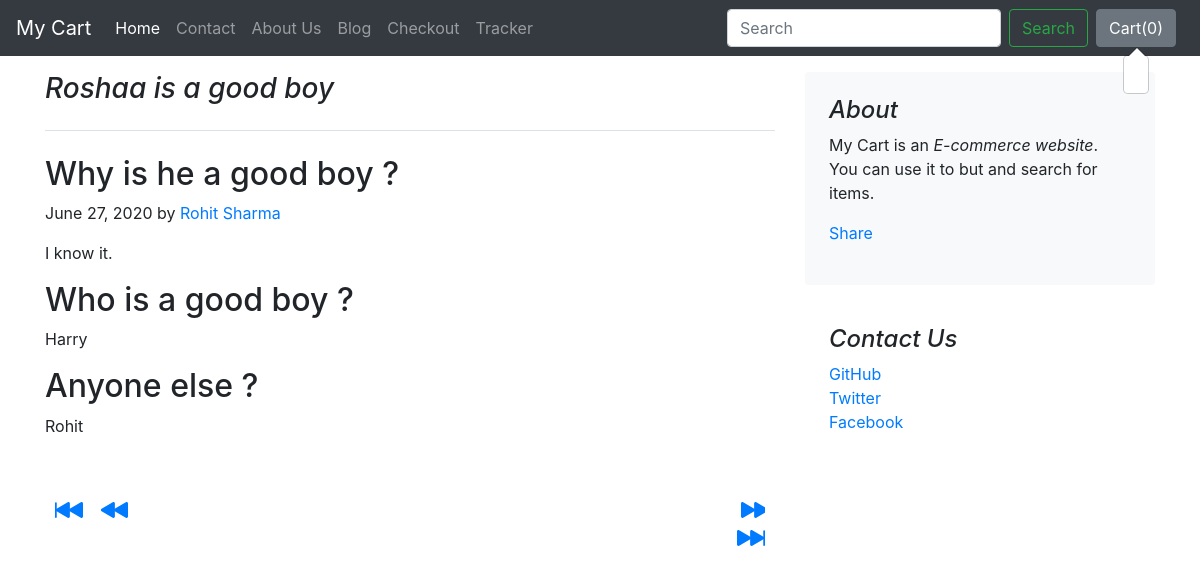
The page /blog/blogpost/1 on the database its author committed.
### blog/models.py (models this page shows, shortened)
class Blogpost(models.Model):
	post_id = models.AutoField(primary_key=True)
	title = models.CharField(max_length=70,default="")
	head0 = models.CharField(max_length=200,default="")
	chead0 = models.CharField(max_length=1000,default="")
	head1 = models.CharField(max_length=200,default="")
	chead1 = models.CharField(max_length=1000,default="")
	head2 = models.CharField(max_length=200,default="")
	chead2 = models.CharField(max_length=1000,default="")
	pub_date = models.DateField()
	thumbnail = models.ImageField(upload_to='blog/images', default="")

### blog/views.py (the view)
# urls.py: path('blogpost/<int:id>', views.blogpost,name="blogPost"),
def blogpost(request,id):
	post = Blogpost.objects.filter(post_id=id)[0]
	totalPosts = len(Blogpost.objects.all())
	return render(request, 'blog/blogpost.html',{ 'post' : post, 'totalPosts' : totalPosts })

### templates/blog/blogpost.html (shortened to what this page needs)
{% extends 'blog/basic.html' %}
{% block body %}
<div class="container my-3">
<div class="row">
    <div class="col-md-8 blog-main">
      <h3 class="pb-4 mb-4 font-italic border-bottom">
        {{ post.title }}
      </h3>
      <div class="blog-post">
        <h2 class="blog-post-title">{{ post.head0 }}</h2>
        <p class="blog-post-meta">{{ post.pub_date }} by <a href="#">Rohit Sharma</a></p>
        <p>{{ post.chead0 }}</p>
        <h2>{{ post.head1 }}</h2>
        <p>{{ post.chead1 }}</p>
        <h2>{{ post.head2 }}</h2>
        <p>{{ post.chead2 }}</p>
      </div>
<div class="my-5" style="padding: 10px" id="postNavigators">
<pre>
<a href="#" id="firstPost" onclick="fnFirstPost()"></a>  <a href="#" id="previousPost" onclick="fnPreviousPost({{ post.post_id }})"></a>                                                                         <a href="#" id="nextPost" onclick="fnNextPost({{ post.post_id }},{{totalPosts }})" ></a>  <a href="#" style="float:right" id="lastPost" onclick="fnLastPost({{ totalPosts }})"></a>
</pre>
</div>
    </div>
    <aside class="col-md-4 blog-sidebar">
      <div class="p-4 mb-3 bg-light rounded">
        <h4 class="font-italic">About</h4>
        <p class="mb-0">My Cart is an <em>E-commerce website</em>. You can use it to but and search for items.</p>
        <div class="fb-share-button my-3" data-href="http://127.0.0.1:8000/blog/blogpost/{{ post.post_id }}" data-layout="box_count" data-size="large"><a target="_blank" href="https://www.facebook.com/sharer/sharer.php?u=http%3A%2F%2F127.0.0.1%3A8000%2Fblog%2Fblogpost%2F1&amp;src=sdkpreparse" class="fb-xfbml-parse-ignore">Share</a></div>
      </div>
      <div class="p-4">
        <h4 class="font-italic">Contact Us </h4>
        <ol class="list-unstyled">
          <li><a href="#">GitHub</a></li>
          <li><a href="#">Twitter</a></li>
          <li><a href="#">Facebook</a></li>
        </ol>
      </div>
    </aside>
  </div>
</div>
{% endblock %}

### rows shown on the page
Blogpost: title "Roshaa is a good boy", head0 "Why is he a good boy ?", pub_date "June 27, 2020", chead0 "I know it.", head1 "Who is a good boy ?", chead1 "Harry", head2 "Anyone else ?", chead2 "Rohit"
